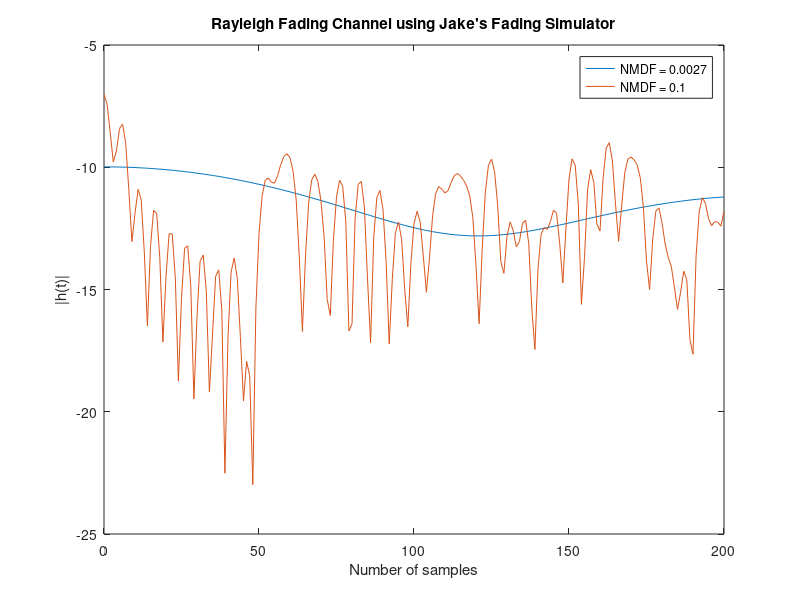

Write MATLAB code to recreate this figure.
clc;
close all;

% Setting the parameters of the Jake's Fading Simulator
M=8;
N=34;
ht=0;

% Sampling time obtained from Bandwidth
ts=33.33e-6;
t=0:ts:200*ts;

% Number of Samples
s=0:1:200;

% For Normalized Doppler Frequency = 0.0027 
% Doppler Frequency
fd=80.4;

for n=1:M
   bn= (pi*n)/(M+1); 
   an=(2*pi*n)/N;
   temp=exp(1i*bn);
   h= temp*cos(2*pi*t*fd*cos(an));
   ht=ht+h;
   eo=abs(power(ht,2))/t;
   hn=ht/sqrt(eo);
   hn_db=10*log10(hn);
end

figure
plot(s,hn_db)
xlabel('Number of samples');
ylabel('|h(t)|');
title("Rayleigh Fading Channel using Jake's Fading Simulator");
hold on;

% For Normalized doppler frequency = 0.1 
ht=0;
fd=3000;
for n=1:M
   bn= (pi*n)/(M+1); 
   an=(2*pi*n)/N;
   temp=exp(1i*bn);
   h= temp*cos(2*pi*t*fd*cos(an));
   ht=ht+h;
   eo=abs(power(ht,2))/t;
   hn=ht/sqrt(eo);
   hn_db=10*log10(hn);
end

plot(s,hn_db)
xlabel('Number of samples');
ylabel('|h(t)|');
legend('NMDF = 0.0027','NMDF = 0.1');

